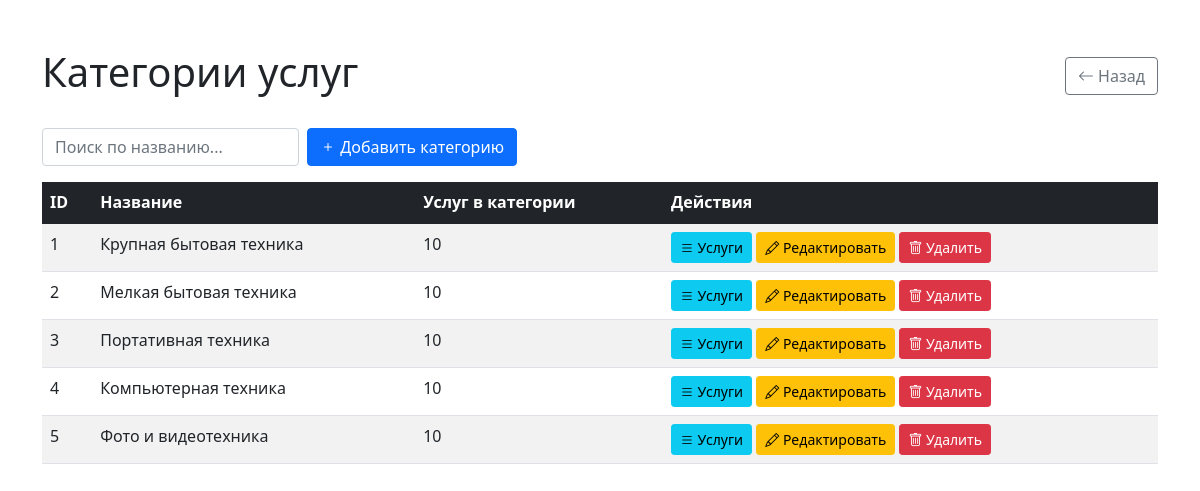
Screenshot of /admin/categories.php (signed in) with the database file from the repository.
### tables this page shows
CREATE TABLE categories (
    id INT AUTO_INCREMENT PRIMARY KEY,
    name VARCHAR(255) NOT NULL
);

### public/admin/categories.php (the view, shortened to what this page needs)
<?php
require_once '../includes/db.php';
$is_admin = isset($_SESSION['role']) && $_SESSION['role'] === 'admin';
$is_editor = isset($_SESSION['role']) && $_SESSION['role'] === 'editor';
$stmt = $pdo->query('
    SELECT c.id, c.name, COUNT(s.id) AS service_count
    FROM categories c
    LEFT JOIN services s ON s.category_id = c.id
    GROUP BY c.id
    ORDER BY c.id ASC
');
$categories = $stmt->fetchAll(PDO::FETCH_ASSOC);
?>
<!DOCTYPE html>
<html lang="ru">
<head>
    <link href="https://cdn.jsdelivr.net/npm/bootstrap@5.1.3/dist/css/bootstrap.min.css" rel="stylesheet">
    <link href="https://cdn.jsdelivr.net/npm/bootstrap-icons@1.8.1/font/bootstrap-icons.css" rel="stylesheet">
</head>
<body>
    <div class="container mt-5">
        <div class="d-flex justify-content-between align-items-center mb-4">
            <h1>Категории услуг</h1>
            <a href="/admin/index.php" class="btn btn-outline-secondary">
                <i class="bi bi-arrow-left"></i> Назад
            </a>
        </div>
        <div class="mb-3 row g-2 align-items-center">
            <div class="col-auto">
                <input type="text" id="search-categories" class="form-control" placeholder="Поиск по названию...">
            </div>
            <?php if ($is_admin || $is_editor): ?>
            <div class="col-auto">
                <button type="button" class="btn btn-primary" data-bs-toggle="modal" data-bs-target="#addCategoryModal">
                    <i class="bi bi-plus"></i> Добавить категорию
                </button>
            </div>
            <?php endif; ?>
        </div>
        <table class="table table-striped table-hover">
            <thead class="table-dark">
                <tr>
                    <th>ID</th>
                    <th>Название</th>
                    <th>Услуг в категории</th>
                    <th>Действия</th>
                </tr>
            </thead>
            <tbody id="categories-table-body">
                <?php foreach ($categories as $cat): ?>
                    <tr>
                        <td><?= $cat['id'] ?></td>
                        <td><?= htmlspecialchars($cat['name']) ?></td>
                        <td><?= $cat['service_count'] ?></td>
                        <td>
                            <a href="/admin/services.php?category_id=<?= $cat['id'] ?>" class="btn btn-info btn-sm">
                                <i class="bi bi-list"></i> Услуги
                            </a>
                            <?php if ($is_admin || $is_editor): ?>
                            <button type="button" class="btn btn-warning btn-sm edit-btn"
                                data-id="<?= $cat['id'] ?>" data-name="<?= htmlspecialchars($cat['name']) ?>">
                                <i class="bi bi-pencil"></i> Редактировать
                            </button>
                            <button type="button" class="btn btn-danger btn-sm delete-btn"
                                data-id="<?= $cat['id'] ?>" data-name="<?= htmlspecialchars($cat['name']) ?>">
                                <i class="bi bi-trash"></i> Удалить
                            </button>
                            <?php endif; ?>
                        </td>
                    </tr>
                <?php endforeach; ?>
            </tbody>
        </table>
    </div>
</body>
</html>

### rows the page displays
categories: id "1", name "Крупная бытовая техника", service_count "10"
categories: id "2", name "Мелкая бытовая техника", service_count "10"
categories: id "3", name "Портативная техника", service_count "10"
categories: id "4", name "Компьютерная техника", service_count "10"
categories: id "5", name "Фото и видеотехника", service_count "10"
